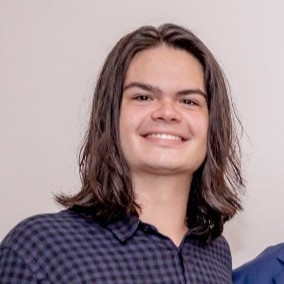
#> input picture image-test.jpg, 284 x 284 px
$ python arithmetic.py --image image-test.jpg
#> lines starting #> are read from the running program, lines starting #| are printed output that depends on the picture
from __future__ import print_function
import numpy as np
import argparse
import cv2

# Argumentos
ap = argparse.ArgumentParser()
ap.add_argument("-i", "--image", required=True, help="Path to the image")
args = vars(ap.parse_args())

image = cv2.imread(args["image"])
#> image is the input picture: shape (284, 284, 3); mean B, G, R 143.1, 139.3, 157.7
cv2.imshow("Original", image)
# Aviso de que o valor está entre 0 e 255
print("max of 255: {}".format(cv2.add(np.uint8([200]), np.uint8([100]))))
print("min of 0: {}".format(cv2.subtract(np.uint8([50]), np.uint8([100]))))
# Aviso de arrendondamento
print("Wrap around: {}".format(np.uint8([200]) + np.uint8([100])))
print("Wrap around: {}".format(np.uint8([50]) - np.uint8([100])))
# Adicionando Pixels
M = np.ones(image.shape, dtype = "uint8") * 100
added = cv2.add(image, M)
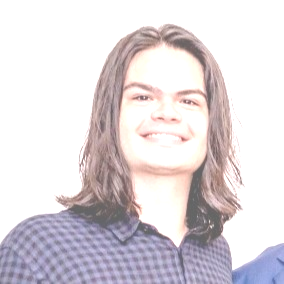
#> added: shape (284, 284, 3); mean B, G, R 219.9, 215.7, 222.3
cv2.imshow("Added", added)
# Subtraindo Pixels
M = np.ones(image.shape, dtype = "uint8") * 50
subtracted = cv2.subtract(image, M)
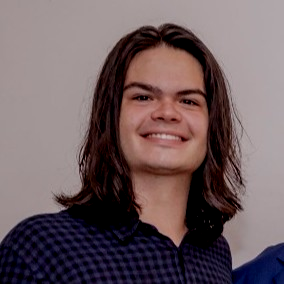
#> subtracted: shape (284, 284, 3); mean B, G, R 96, 92.9, 110
cv2.imshow("Subtracted", subtracted)
cv2.waitKey(0)
